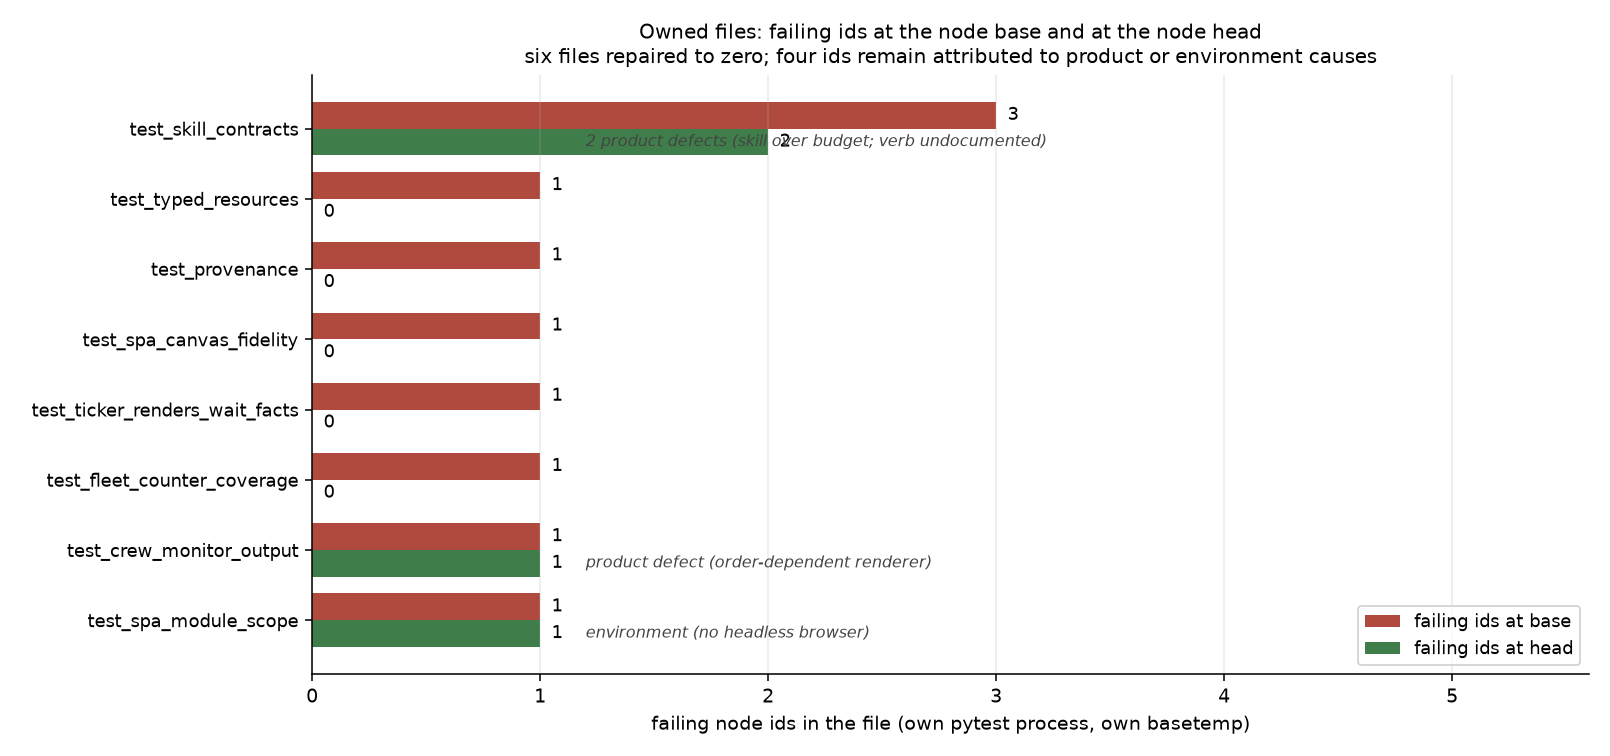

Recreate this plot in Python.
"""Failing node ids per owned file, base against head.

Each owned file is one pytest process with its own basetemp, so the bar is the
file's own failing-id count and not a suite total. A file whose head bar reaches
zero was repaired by moving the assertion to the shipped behaviour; a file whose
two bars are equal still fails for a cause the node may not repair — a product
defect or a missing capability — and those ids are named in the evidence
record's follow-ons rather than left unattributed.

Source of the counts: the run directory's head and base-control logs for this
node (head_logs2/, base_control_logs2/), read at the node head revision.
"""

from __future__ import annotations

from pathlib import Path

import matplotlib

matplotlib.use("Agg")
import matplotlib.pyplot as plt
import numpy as np

# (file stem, base failing ids, head failing ids)
ROWS = [
    ("test_skill_contracts", 3, 2),
    ("test_typed_resources", 1, 0),
    ("test_provenance", 1, 0),
    ("test_spa_canvas_fidelity", 1, 0),
    ("test_ticker_renders_wait_facts", 1, 0),
    ("test_fleet_counter_coverage", 1, 0),
    ("test_crew_monitor_output", 1, 1),
    ("test_spa_module_scope", 1, 1),
]

# The disposition of each file's head failures.
DISPOSITION = {
    "test_skill_contracts": "2 product defects (skill over budget; verb undocumented)",
    "test_crew_monitor_output": "product defect (order-dependent renderer)",
    "test_spa_module_scope": "environment (no headless browser)",
}

BASE = "#b04a3f"
HEAD = "#3f7d4a"


def main() -> None:
    labels = [stem for stem, _, _ in ROWS]
    base = np.array([b for _, b, _ in ROWS], dtype=float)
    head = np.array([h for _, _, h in ROWS], dtype=float)
    y = np.arange(len(labels))
    height = 0.38

    fig, ax = plt.subplots(figsize=(11.5, 5.4))
    ax.barh(y - height / 2, base, height, color=BASE, label="failing ids at base")
    ax.barh(y + height / 2, head, height, color=HEAD, label="failing ids at head")

    for index, (stem, b, h) in enumerate(ROWS):
        ax.text(b + 0.05, index - height / 2, str(b), va="center", fontsize=9)
        ax.text(h + 0.05, index + height / 2, str(h), va="center", fontsize=9)
        if h:
            ax.text(
                1.2,
                index + height / 2,
                DISPOSITION.get(stem, "attributed in follow-ons"),
                va="center", fontsize=8, color="#444444", style="italic",
            )

    ax.set_yticks(y, labels, fontsize=9)
    ax.invert_yaxis()
    ax.set_xlim(0, 5.6)
    ax.set_xlabel("failing node ids in the file (own pytest process, own basetemp)")
    ax.set_title(
        "Owned files: failing ids at the node base and at the node head\n"
        "six files repaired to zero; four ids remain attributed to product "
        "or environment causes",
        fontsize=10.5,
    )
    ax.legend(loc="lower right", fontsize=9)
    ax.grid(axis="x", alpha=0.25)
    for spine in ("top", "right"):
        ax.spines[spine].set_visible(False)

    out = Path(__file__).with_suffix(".png")
    fig.tight_layout()
    fig.savefig(out, dpi=140)
    print(f"wrote {out}")


if __name__ == "__main__":
    main()
